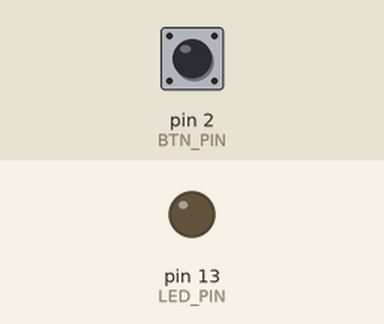
Recording of a sketch running on a simulated Arduino Uno, built with avr-gcc and run on an emulated ATmega328P. On the bench: output pins drawn as LEDs (lit = HIGH). The test bench sets the inputs (shaded band); at power-on: pin 2 (BTN_PIN) HIGH.

Above: at 1.2 s.
1.3 s: pin 2 (BTN_PIN) pulled LOW for 0.15 s
At 1.37 s:
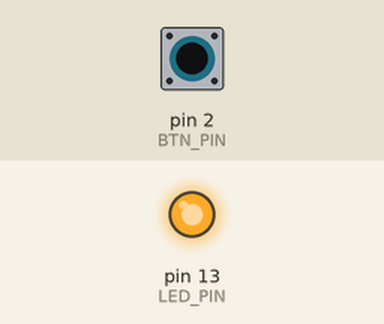
2.9 s: pin 2 (BTN_PIN) pulled LOW for 3.2 s
At 7.4 s:
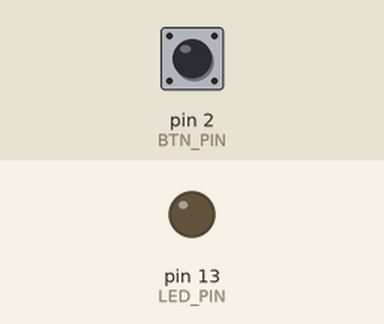
Timing chart, 0 to 8.9 s (numbered marks = the images above; inputs shaded):
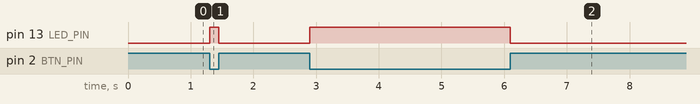

The sketch:

button_led.ino
```cpp
/*
  Button LED Control (Momentary)

  Διαβάζει την κατάσταση ενός κουμπιού και ανάβει το LED όσο το κουμπί είναι πατημένο.

  Βασικές Έννοιες:
  1. **INPUT_PULLUP:** Χρησιμοποιούμε την εσωτερική αντίσταση του Arduino.
     - Όταν το κουμπί ΔΕΝ πατιέται, το pin διαβάζει HIGH (5V).
     - Όταν το κουμπί πατιέται, συνδέεται στο GND και διαβάζει LOW (0V).
     Αυτό λέγεται "Active Low" λογική.
  2. **digitalRead():** Διαβάζει την τάση στο pin (HIGH ή LOW).
  3. **if/else:** Δομή ελέγχου για λήψη αποφάσεων.
*/

// Το κουμπί συνδέεται στο Pin 2 και στο GND
const int BTN_PIN = 2;
const int LED_PIN = LED_BUILTIN;

void setup()
{
    // Ορίζουμε το pin του κουμπιού ως είσοδο με ενεργοποιημένη την εσωτερική αντίσταση pull-up
    pinMode(BTN_PIN, INPUT_PULLUP);
    pinMode(LED_PIN, OUTPUT);
}

void loop()
{
    // Διαβάζουμε την κατάσταση του κουμπιού
    int buttonState = digitalRead(BTN_PIN);

    // Λόγω του INPUT_PULLUP, το LOW σημαίνει ΠΑΤΗΜΕΝΟ
    if (buttonState == LOW)
    {
        digitalWrite(LED_PIN, HIGH); // Άναψε το LED
    }
    else
    {
        digitalWrite(LED_PIN, LOW); // Σβήσε το LED
    }
}
```

Measured:
- after the input at 1.3 s, pin 13 (LED_PIN): LOW → HIGH at once, → LOW 0.15 s later
- after the input at 2.9 s, pin 13 (LED_PIN): LOW → HIGH at once, → LOW 3.2 s later
